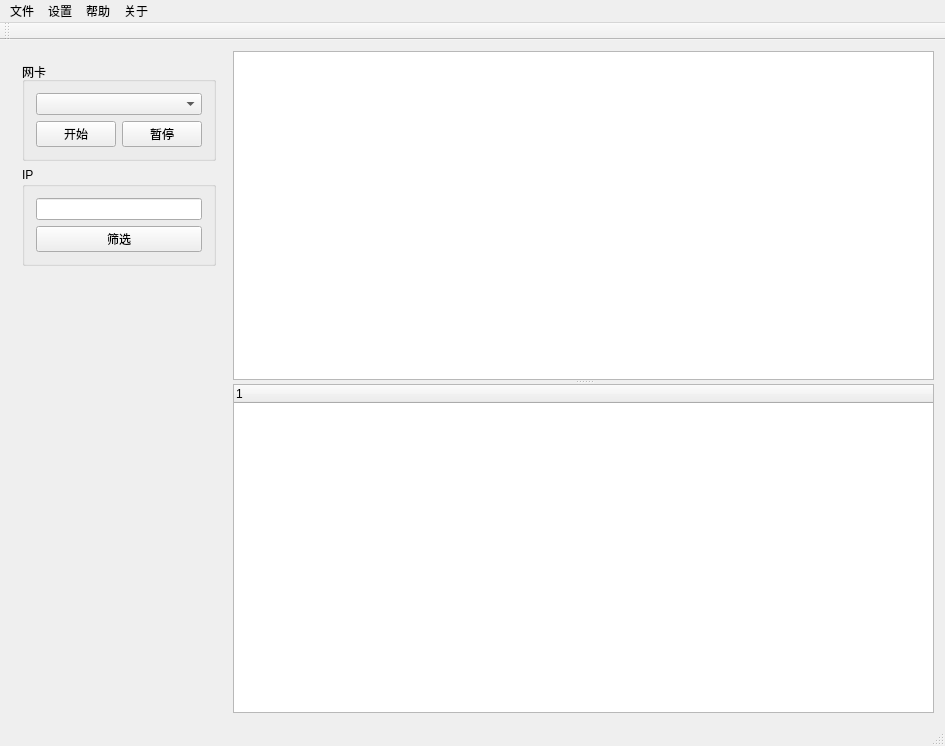
<?xml version="1.0" encoding="UTF-8"?>
<ui version="4.0">
 <class>mySnifferGUIClass</class>
 <widget class="QMainWindow" name="mySnifferGUIClass">
  <property name="geometry">
   <rect>
    <x>0</x>
    <y>0</y>
    <width>945</width>
    <height>746</height>
   </rect>
  </property>
  <property name="windowTitle">
   <string>mySnifferGUI</string>
  </property>
  <widget class="QWidget" name="centralWidget">
   <layout class="QHBoxLayout" name="horizontalLayout_2" stretch="1,5">
    <item>
     <widget class="QWidget" name="widget" native="true">
      <layout class="QVBoxLayout" name="groupBoxLayout">
       <item>
        <widget class="QGroupBox" name="adapterGroup">
         <property name="title">
          <string>网卡</string>
         </property>
         <layout class="QVBoxLayout" name="adapterGroupLayout">
          <item>
           <widget class="QComboBox" name="adapterBox"/>
          </item>
          <item>
           <layout class="QHBoxLayout" name="startAndStopLayout">
            <item>
             <widget class="QPushButton" name="startBtn">
              <property name="text">
               <string>开始</string>
              </property>
             </widget>
            </item>
            <item>
             <widget class="QPushButton" name="stopBtn">
              <property name="text">
               <string>暂停</string>
              </property>
             </widget>
            </item>
           </layout>
          </item>
         </layout>
        </widget>
       </item>
       <item>
        <widget class="QGroupBox" name="IPGroup">
         <property name="title">
          <string>IP</string>
         </property>
         <layout class="QVBoxLayout" name="IPGroupLayout">
          <item>
           <widget class="QLineEdit" name="IPInput"/>
          </item>
          <item>
           <widget class="QPushButton" name="actIPBtn">
            <property name="text">
             <string>筛选</string>
            </property>
           </widget>
          </item>
         </layout>
        </widget>
       </item>
       <item>
        <spacer name="verticalSpacer">
         <property name="orientation">
          <enum>Qt::Vertical</enum>
         </property>
         <property name="sizeHint" stdset="0">
          <size>
           <width>20</width>
           <height>40</height>
          </size>
         </property>
        </spacer>
       </item>
      </layout>
     </widget>
    </item>
    <item>
     <widget class="QSplitter" name="splitter">
      <property name="orientation">
       <enum>Qt::Vertical</enum>
      </property>
      <widget class="QTableWidget" name="tableWidget"/>
      <widget class="QTreeWidget" name="treeWidget">
       <column>
        <property name="text">
         <string notr="true">1</string>
        </property>
       </column>
      </widget>
     </widget>
    </item>
   </layout>
  </widget>
  <widget class="QMenuBar" name="menuBar">
   <property name="geometry">
    <rect>
     <x>0</x>
     <y>0</y>
     <width>945</width>
     <height>23</height>
    </rect>
   </property>
   <widget class="QMenu" name="menuwenjian">
    <property name="title">
     <string>文件</string>
    </property>
    <addaction name="action1"/>
    <addaction name="separator"/>
    <addaction name="action2"/>
   </widget>
   <widget class="QMenu" name="menu">
    <property name="title">
     <string>设置</string>
    </property>
   </widget>
   <widget class="QMenu" name="menu_2">
    <property name="title">
     <string>帮助</string>
    </property>
   </widget>
   <widget class="QMenu" name="menu_3">
    <property name="title">
     <string>关于</string>
    </property>
   </widget>
   <addaction name="menuwenjian"/>
   <addaction name="menu"/>
   <addaction name="menu_2"/>
   <addaction name="menu_3"/>
  </widget>
  <widget class="QToolBar" name="mainToolBar">
   <attribute name="toolBarArea">
    <enum>TopToolBarArea</enum>
   </attribute>
   <attribute name="toolBarBreak">
    <bool>false</bool>
   </attribute>
  </widget>
  <widget class="QStatusBar" name="statusBar"/>
  <action name="action1">
   <property name="text">
    <string>打开</string>
   </property>
  </action>
  <action name="action2">
   <property name="text">
    <string>退出</string>
   </property>
  </action>
 </widget>
 <layoutdefault spacing="6" margin="11"/>
 <resources>
  <include location="mySnifferGUI.qrc"/>
 </resources>
 <connections>
  <connection>
   <sender>adapterBox</sender>
   <signal>currentIndexChanged(int)</signal>
   <receiver>mySnifferGUIClass</receiver>
   <slot>on_adapterBox_currentIndexChanged(int)</slot>
   <hints>
    <hint type="sourcelabel">
     <x>95</x>
     <y>91</y>
    </hint>
    <hint type="destinationlabel">
     <x>220</x>
     <y>36</y>
    </hint>
   </hints>
  </connection>
  <connection>
   <sender>tableWidget</sender>
   <signal>cellClicked(int,int)</signal>
   <receiver>mySnifferGUIClass</receiver>
   <slot>on_tableWidget_cellClicked(int,int)</slot>
   <hints>
    <hint type="sourcelabel">
     <x>536</x>
     <y>186</y>
    </hint>
    <hint type="destinationlabel">
     <x>769</x>
     <y>-2</y>
    </hint>
   </hints>
  </connection>
 </connections>
 <slots>
  <slot>on_adapterBox_currentIndexChanged(int)</slot>
  <slot>on_tableWidget_cellClicked(int,int)</slot>
 </slots>
</ui>
